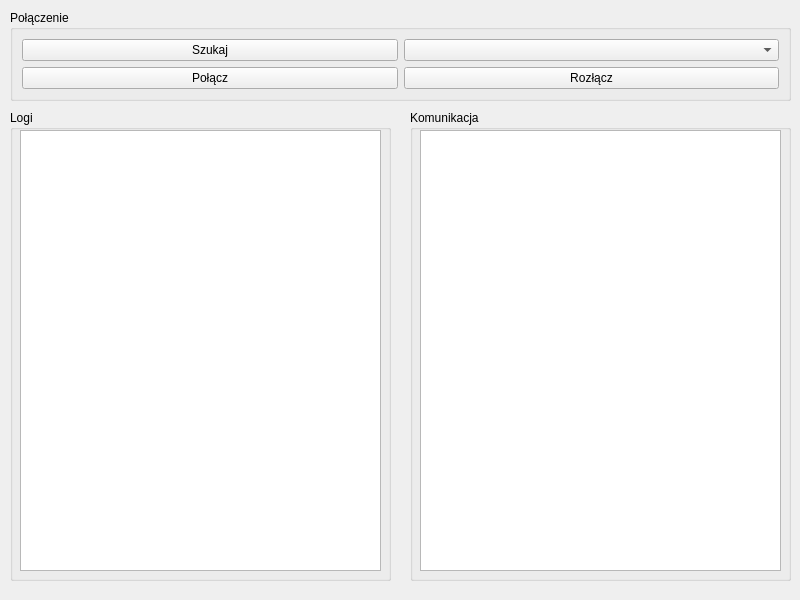
<?xml version="1.0" encoding="UTF-8"?>
<ui version="4.0">
 <class>MainWindow</class>
 <widget class="QMainWindow" name="MainWindow">
  <property name="geometry">
   <rect>
    <x>0</x>
    <y>0</y>
    <width>800</width>
    <height>600</height>
   </rect>
  </property>
  <property name="windowTitle">
   <string>MainWindow</string>
  </property>
  <widget class="QWidget" name="centralwidget">
   <widget class="QGroupBox" name="groupBox">
    <property name="geometry">
     <rect>
      <x>10</x>
      <y>10</y>
      <width>781</width>
      <height>91</height>
     </rect>
    </property>
    <property name="title">
     <string>Połączenie</string>
    </property>
    <layout class="QGridLayout" name="gridLayout">
     <item row="0" column="1">
      <widget class="QComboBox" name="comboBoxDevices"/>
     </item>
     <item row="1" column="0">
      <widget class="QPushButton" name="pushButtonConnect">
       <property name="text">
        <string>Połącz</string>
       </property>
      </widget>
     </item>
     <item row="1" column="1">
      <widget class="QPushButton" name="pushButtonClose">
       <property name="text">
        <string>Rozłącz</string>
       </property>
      </widget>
     </item>
     <item row="0" column="0">
      <widget class="QPushButton" name="pushButtonSearch">
       <property name="text">
        <string>Szukaj</string>
       </property>
      </widget>
     </item>
    </layout>
   </widget>
   <widget class="QGroupBox" name="groupBox_2">
    <property name="geometry">
     <rect>
      <x>410</x>
      <y>110</y>
      <width>381</width>
      <height>471</height>
     </rect>
    </property>
    <property name="title">
     <string>Komunikacja</string>
    </property>
    <widget class="QTextEdit" name="textEditCommunication">
     <property name="geometry">
      <rect>
       <x>10</x>
       <y>20</y>
       <width>361</width>
       <height>441</height>
      </rect>
     </property>
    </widget>
   </widget>
   <widget class="QGroupBox" name="groupBox_3">
    <property name="geometry">
     <rect>
      <x>10</x>
      <y>110</y>
      <width>381</width>
      <height>471</height>
     </rect>
    </property>
    <property name="title">
     <string>Logi</string>
    </property>
    <widget class="QTextEdit" name="textEditLogs">
     <property name="geometry">
      <rect>
       <x>10</x>
       <y>20</y>
       <width>361</width>
       <height>441</height>
      </rect>
     </property>
    </widget>
   </widget>
  </widget>
 </widget>
 <resources/>
 <connections/>
</ui>
